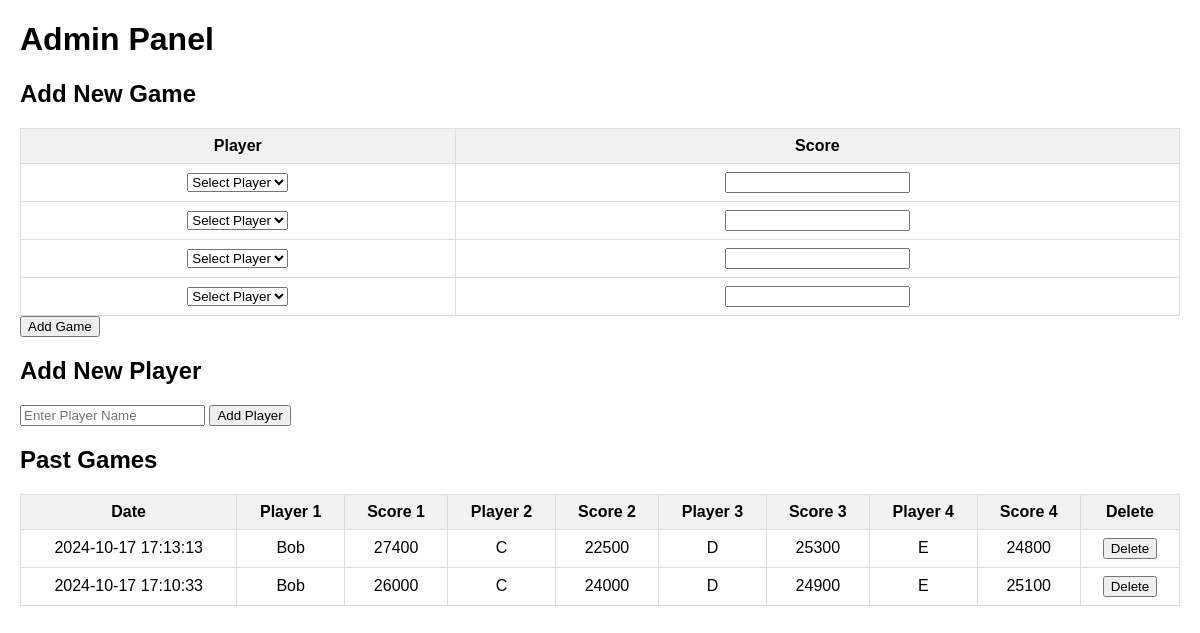
/admin (signed in), run on the app's committed database.
### tables this page shows
CREATE TABLE games (
    game_id INTEGER PRIMARY KEY AUTOINCREMENT,
    player1 TEXT NOT NULL,
    player2 TEXT NOT NULL,
    player3 TEXT NOT NULL,
    player4 TEXT NOT NULL,
    raw_score1 INTEGER NOT NULL,
    raw_score2 INTEGER NOT NULL,
    raw_score3 INTEGER NOT NULL,
    raw_score4 INTEGER NOT NULL,
    final_score1 INTEGER NOT NULL,
    final_score2 INTEGER NOT NULL,
    final_score3 INTEGER NOT NULL,
    final_score4 INTEGER NOT NULL,
    game_date TIMESTAMP DEFAULT CURRENT_TIMESTAMP
);

### app.py (the view, shortened to what this page needs)
@app.route("/admin", methods=["GET", "POST"])
def admin_page():
    if not session.get("is_admin"):
        flash("Admin access required.", "danger")
        return redirect(url_for("admin_login"))
    conn = get_db_connection()
    cursor = conn.cursor()
    cursor.execute("SELECT * FROM players ORDER BY name")
    players = cursor.fetchall()
    cursor.execute("SELECT game_id, game_date, player1, player2, player3, player4, raw_score1, raw_score2, raw_score3, raw_score4 FROM games ORDER BY game_date DESC")
    games = cursor.fetchall()
    conn.close()
    return render_template("admin_dashboard.html", players=players, games=games)

### app.py (called while the page is built)
def get_db_connection():
    conn = sqlite3.connect('mahjong.db')
    conn.row_factory = sqlite3.Row  # Return rows as dictionaries
    return conn

### templates/admin_dashboard.html (shortened to what this page needs)
<!DOCTYPE html>
<html lang="en">
<head>
</head>
<body>
    <h1>Admin Panel</h1>
    <div class="form-section">
        <h2>Add New Game</h2>
        <form method="POST">
            <table>
                <tr>
                    <th>Player</th>
                    <th>Score</th>
                </tr>
                {% for i in range(1, 5) %}
                <tr>
                    <td>
                        <select name="player{{ i }}" required>
                            <option value="" disabled selected>Select Player</option>
                        </select>
                    </td>
                    <td>
                        <input type="number" name="score{{ i }}" required>
                    </td>
                </tr>
                {% endfor %}
            </table>
            <button type="submit" name="add_game">Add Game</button>
        </form>
    </div>
    <div class="form-section">
        <h2>Add New Player</h2>
        <form method="POST">
            <input type="text" name="player_name" placeholder="Enter Player Name" required>
            <button type="submit" name="add_player">Add Player</button>
        </form>
    </div>
    <div class="form-section">
        <h2>Past Games</h2>
        <table>
            <tr>
                <th>Date</th>
                <th>Player 1</th>
                <th>Score 1</th>
                <th>Player 2</th>
                <th>Score 2</th>
                <th>Player 3</th>
                <th>Score 3</th>
                <th>Player 4</th>
                <th>Score 4</th>
                <th>Delete</th>
            </tr>
            {% for game in games %}
            <tr>
                <td>{{ game['game_date'] }}</td>
                <td>{{ game['player1'] }}</td>
                <td>{{ game['raw_score1'] }}</td>
                <td>{{ game['player2'] }}</td>
                <td>{{ game['raw_score2'] }}</td>
                <td>{{ game['player3'] }}</td>
                <td>{{ game['raw_score3'] }}</td>
                <td>{{ game['player4'] }}</td>
                <td>{{ game['raw_score4'] }}</td>
                <td>
                    <form method="POST" style="display: inline;">
                        <button type="submit" name="delete_game">Delete</button>
                    </form>
                </td>
            </tr>
            {% endfor %}
        </table>
    </div>
</body>
</html>

### templates/admin_dashboard.html (style rules this page uses)
body { font-family: Arial, sans-serif; margin: 20px; }
table { width: 100%; border-collapse: collapse; margin-top: 10px; }
th, td { padding: 8px 12px; border: 1px solid #ddd; text-align: center; }
th { background-color: #f2f2f2; }
.form-section { margin: 20px 0; }

### data on the page
games: game_date "2024-10-17 17:13:13", player1 "Bob", raw_score1 "27400", player2 "C", raw_score2 "22500", player3 "D", raw_score3 "25300", player4 "E", raw_score4 "24800"
games: game_date "2024-10-17 17:10:33", player1 "Bob", raw_score1 "26000", player2 "C", raw_score2 "24000", player3 "D", raw_score3 "24900", player4 "E", raw_score4 "25100"
